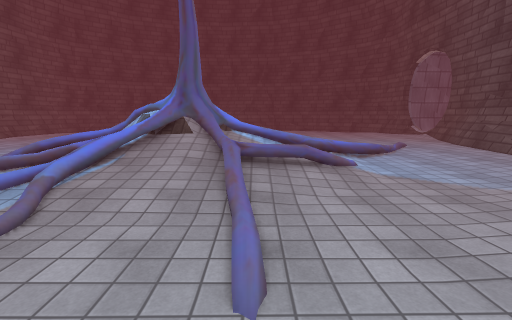
View 1 (above)

16 first-person views from a walk through a 3-D level made in the Unity game engine. The camera is 1.4 m above the floor, tilts 10° down and sees 90° across. The floor is counted in squares, 1 m on a side. Each view is taken from the middle of a square. On the plan, view 1 faces up. The plan holds only what a view shows up to about 13 squares ahead; the rest is blank. The place goes on beyond the plan. The player character is not drawn. Some animated figures are not drawn. Door leaves are left out, so doorways stand open. Some surface patterns are stand-ins.

View 2
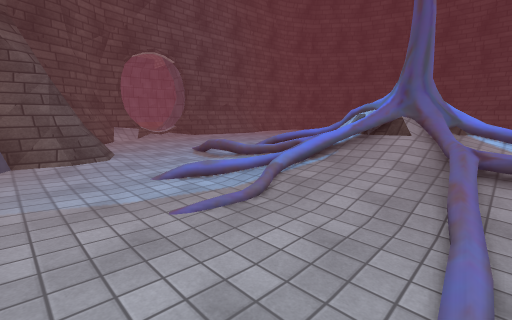

View 3
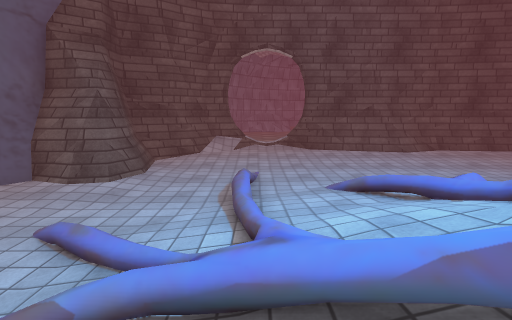

View 4
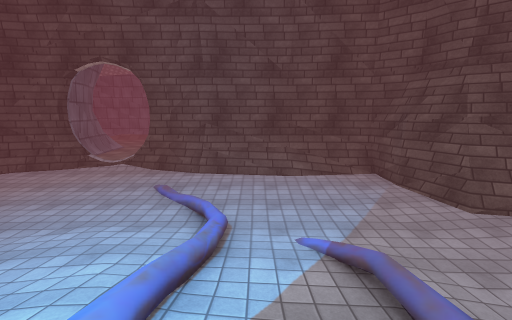

View 5
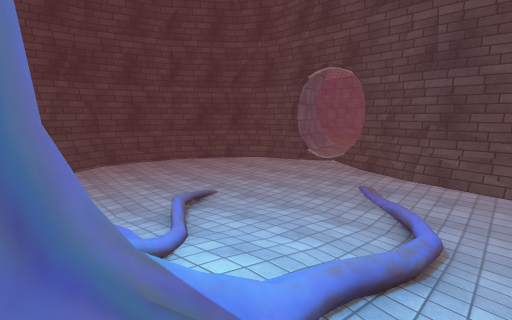

View 6
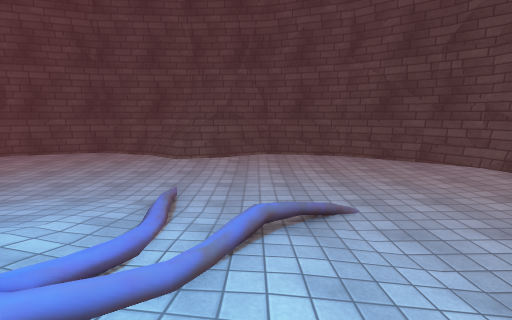

View 7
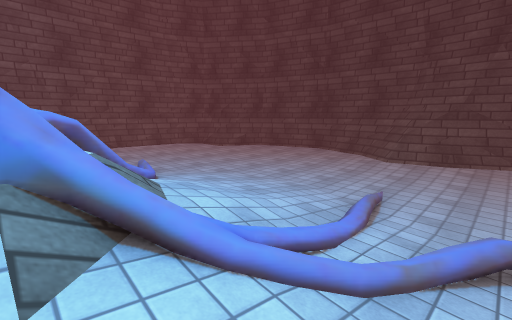

View 8
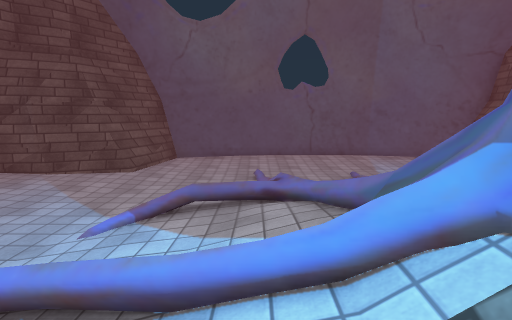

View 9
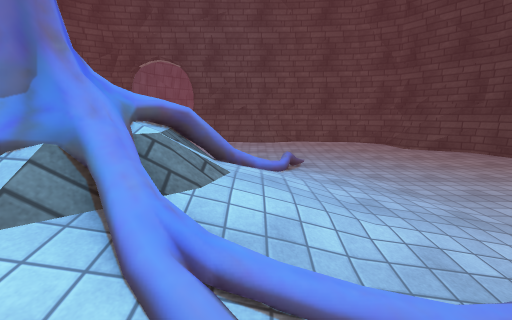

View 10
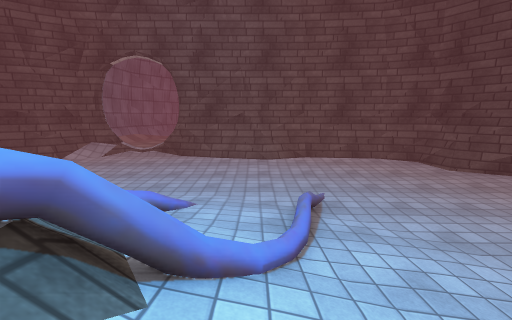

View 11
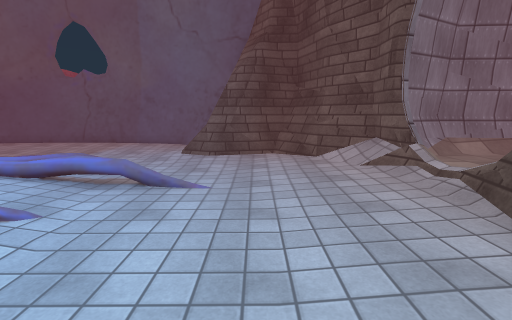

View 12
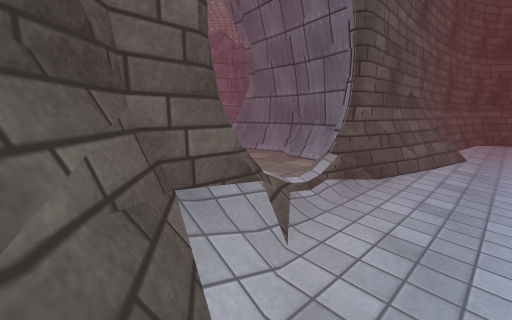

View 13
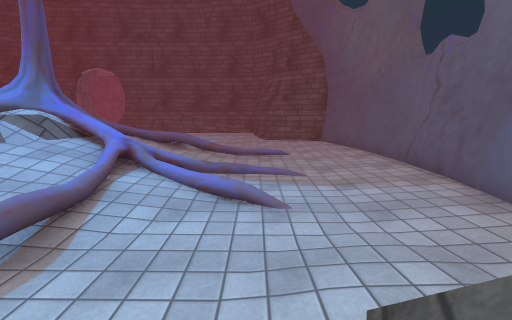

View 14
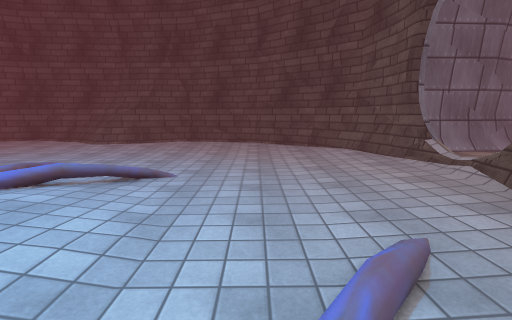

View 15
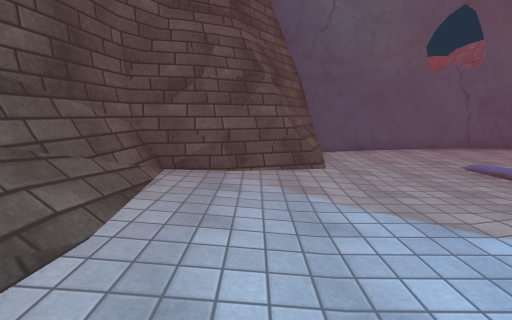

View 16
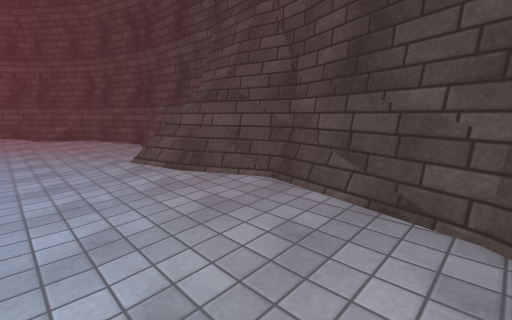

### Floor plan
Key: @ floor where view 1 was taken; # wall or solid block; x gap in a wall; . main floor; : floor 0.25 m higher than the main floor; / step, stairs or slope; = window, fence, low wall or low ledge; O other object.
Columns run from 17 left of view 1 to 12 right of it. Each row starts with its distance up from view 1.
 22        ################
 21       ##......====....###
 20     ###.................##
 19     #=/..................##
 18    ##..................../####
 17    #=....................:# :
 16    #:.........../.........##:
 15    #:........////........./:
 14    #:.......///////......./
 13    #=.....O//////:/.......#
 12    #=.....////////::.....:#
 11    #=.....///=///////../.:#
 10 ####:.....// ==#/////.:..=#
  9  : #:.....///=##/////:...=#
  8  :##...../////=/////...../#
  7  ://......///////////..../#
  6   //:...////////////...../#
  5  :x/:.....#./////......../#
  4  : #/.......//.........../#
  3 #####/...../../........####
  2     #####............=###
  1        ##............=#
  0         #/.......@...##
 -1         #####....#####
 -2            ########

Where each view was taken, in squares from view 1:
view 1: 0 up, 0 right, facing up
view 2: 0 up, 0 right, facing up-left
view 3: 6 up, 2 left, facing left
view 4: 8 up, 2 left, facing right
view 5: 8 up, 2 left, facing up-right
view 6: 10 up, 1 right, facing up
view 7: 10 up, 1 right, facing up-left
view 8: 11 up, 0 right, facing down
view 9: 12 up, 1 right, facing left
view 10: 12 up, 2 left, facing left
view 11: 11 up, 11 left, facing down
view 12: 3 up, 12 left, facing up-left
view 13: 3 up, 10 left, facing right
view 14: 9 up, 5 right, facing up
view 15: 9 up, 6 right, facing down
view 16: 18 up, 5 right, facing up-left
